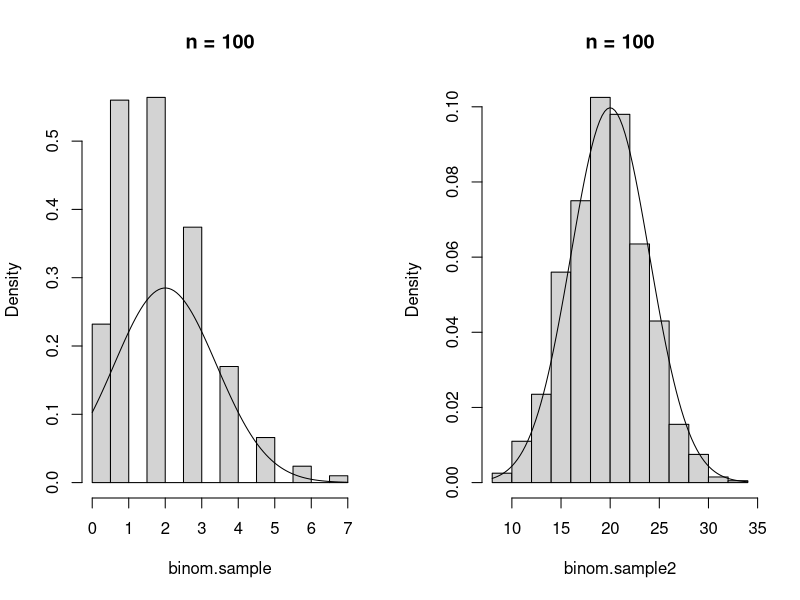
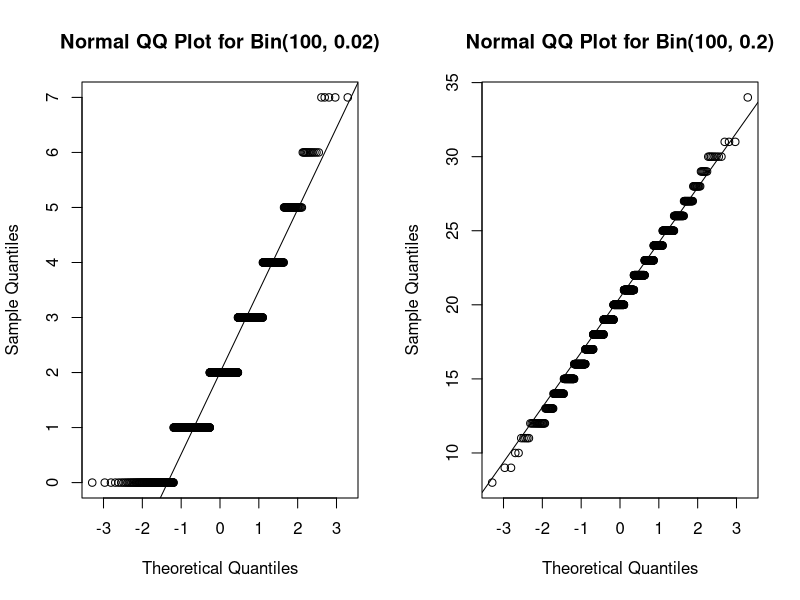
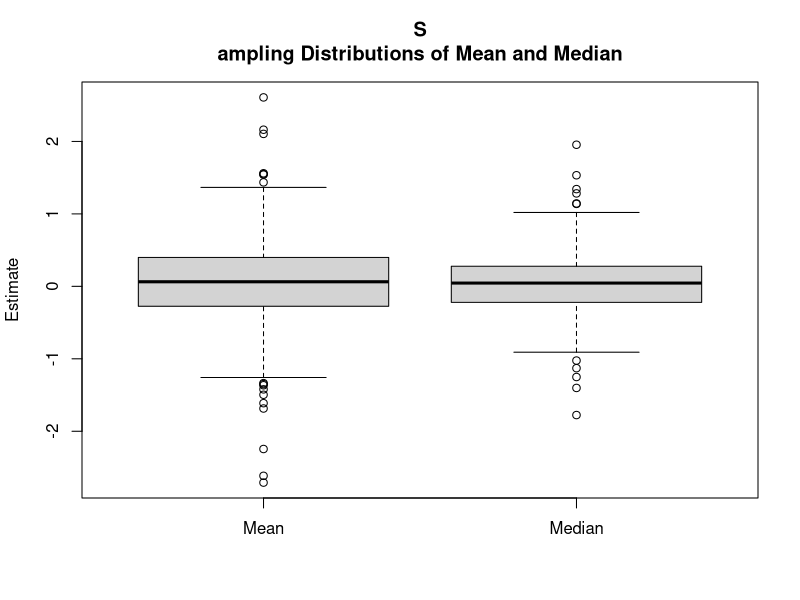
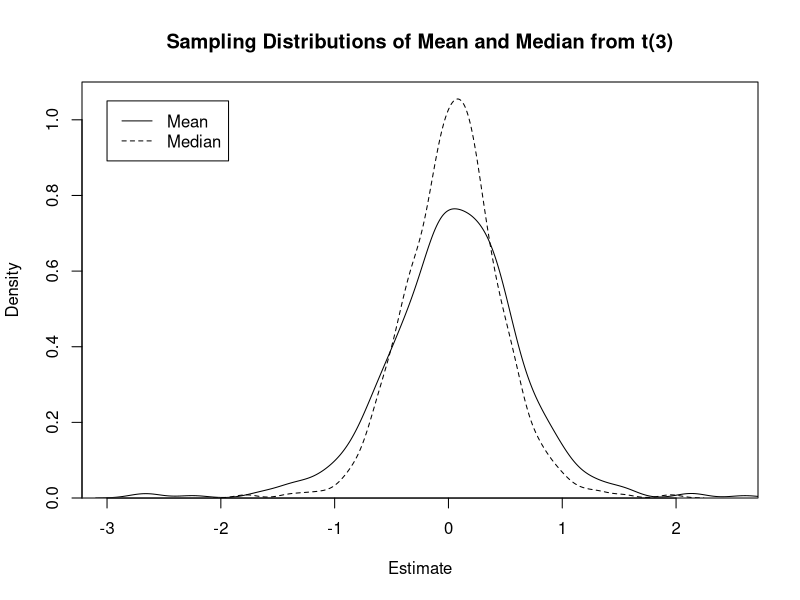
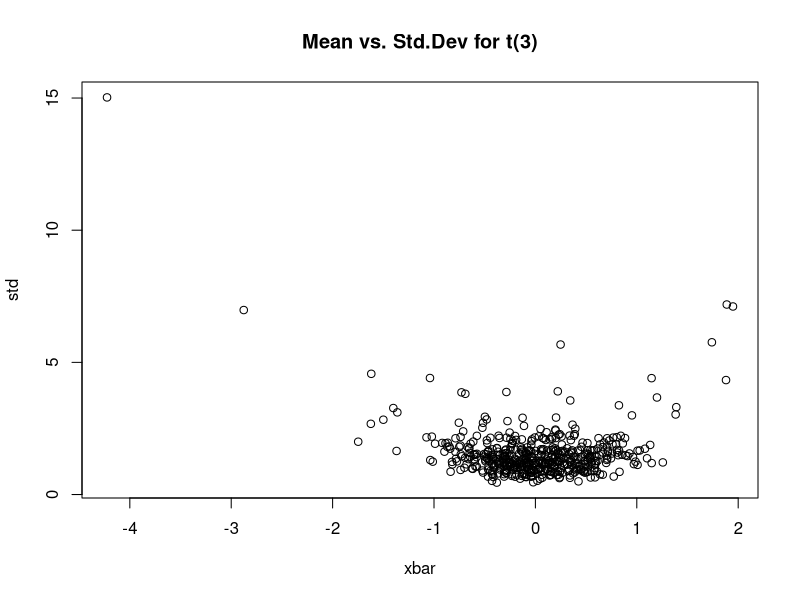
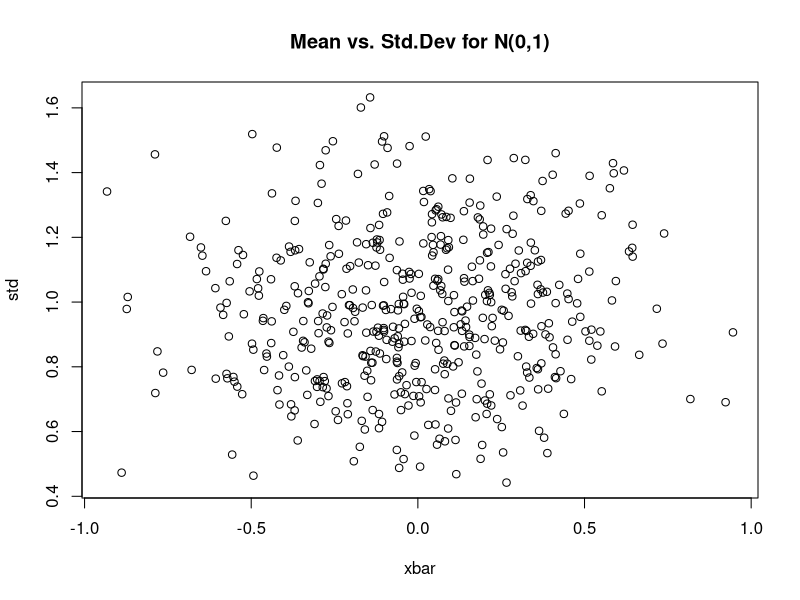
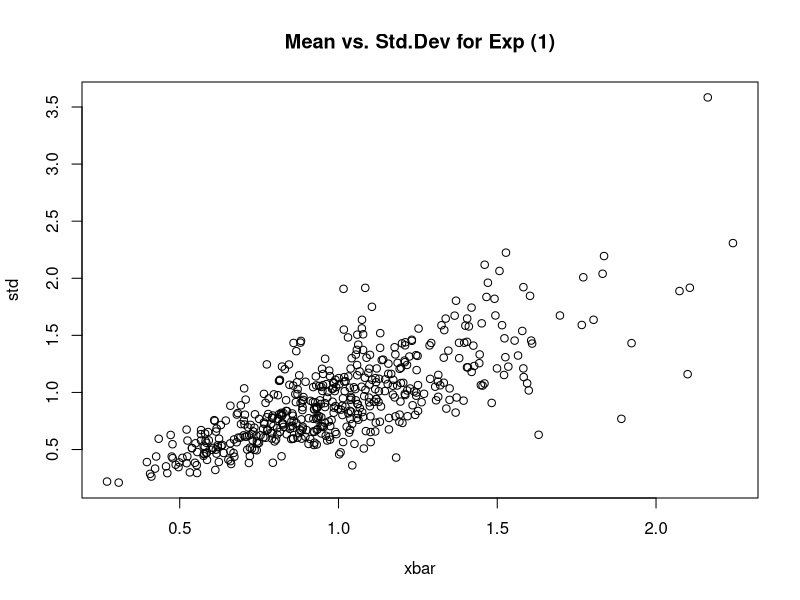

Write R code to recreate these figures, in order.

#6.1

n=100
p=0.02
m=1000

par(mfrow = c(1, 2))
binom.sample = rbinom(m, n, p)
hist(binom.sample, prob = T, main = "n = 100")
curve(dnorm(x, n*p, sqrt(n*p*(1-p))), add = T)

p2=0.2

binom.sample2 = rbinom(m, n, p2)
hist(binom.sample2, prob = T, main = "n = 100")
curve(dnorm(x, n*p2, sqrt(n*p2*(1-p2))), add = T)

qqnorm(binom.sample, main = "Normal QQ Plot for Bin(100, 0.02)")
qqline(binom.sample)

qqnorm(binom.sample2, main = "Normal QQ Plot for Bin(100, 0.2)")
qqline(binom.sample2)

#6.6

par(mfrow = c(1, 1))
c.distribution = function(m=500, n=10){
mean.est=c();
median.est=c()
for(i in 1:m) {
  x = rt(n, df=3)
  mean.est[i] = mean(x)
  median.est[i] = median(x)
}
data.frame(mean.est, median.est)
}

c.distribution.t3 = c.distribution()
attach(c.distribution.t3)
boxplot(mean.est, median.est, names = c("Mean", "Median"), ylab = "Estimate", main = "S
ampling Distributions of Mean and Median")

summary (c.distribution.t3)

sapply(c.distribution.t3, sd)

density(mean.est)
density(median.est)

plot(density(mean.est), xlim = c(-3, 2.5), type = "l", ylim = c(0, 1.1),
     yaxs = "i", xlab = "Estimate", ylab = "Density",
     main = "Sampling Distributions of Mean and Median from t(3)")
lines(density(median.est), lty = 2)
legend(-3, 1.05, c("Mean","Median"), lty = 1:2)

detach(c.distribution.t3)
#6.8
xbar = c();std = c()
for(i in 1:500) {
  sam = rt(10, 3)
  xbar [i] = mean(sam); std[i] = sd(sam)
}
plot(xbar,std,main = "Mean vs. Std.Dev for t(3)")

xbar = c();std = c()
for(i in 1:500) {
  sam = rnorm(10)
  xbar [i] = mean(sam); std[i] = sd(sam)
  }
plot(xbar,std, main ="Mean vs. Std.Dev for N(0,1)")
cor(xbar,std)


xbar = c();std = c()
for(i in 1:500) {
  sam = rexp(10, 1)
  xbar [i] = mean(sam); std[i] = sd(sam)
}
plot(xbar,std, main ="Mean vs. Std.Dev for Exp (1)")
cor(xbar,std)


#E4
#Function to find COnfidence Intervals
confidenceinterval = function (xmean, s, alpha, n) {
  error <- qt(1-alpha/2,df=n-1)*s/sqrt(n)
  left <- xmean-error
  right <- xmean+error
  level = alpha*100
  cat(" Left Bound =", left, fill = T)
  cat("Right Bound = ", right, fill = T)
  cat("Confidence Level = ", level, fill = T)
}

xmean = 50
alpha = .10
s = 2
n = 20

confidenceinterval (xmean, s, alpha, n) 

#E5

#Function to find Zeroes of a equation

 findzeros = function(f, f1) {
   x=0
  
   lastx = 1000
   zero = polyroot(f(x))
   while(abs(x-lastx)>1.0e-8) {
     lastx = x
     x = x -f(x)/f1(x)
     cat("Current x =",x, "Function = ",f(x), "Derivative = ",f1(x), fill = T)
     }
  cat ("Zero at x =", zero, fill = T)
   x
   }
f= function(x) x^2-sin(x)
f1 = function(x) 2*x-cos(x)
findzeros(f, f1)

findzeros = function(f, f1) {
  x=999
  
  lastx = 1000
  zero = polyroot(f(x))
  while(abs(x-lastx)>1.0e-8) {
    lastx = x
    x = x -f(x)/f1(x)
    cat("Current x =",x, "Function = ",f(x), "Derivative = ",f1(x), fill = T)
  }
  cat ("Zero at x =", zero, fill = T)
  x
}
f= function(x) x^2-sin(x)
f1 = function(x) 2*x-cos(x)
findzeros(f, f1)
